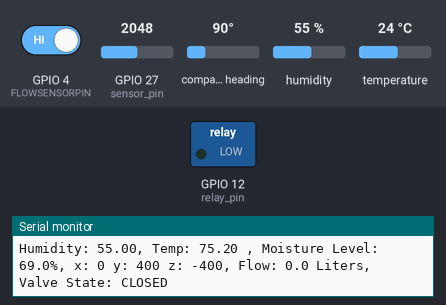
Simulated run of this sketch. Board: ESP32. On the bench: switched loads named in the sketch (green lamp = pin HIGH), the last lines printed to the serial monitor. Wiring (inferred from the names in the program): HMC5883L compass at I2C address 0x1E. The test bench sets the inputs (shaded band); at power-on: GPIO 27 (sensor_pin) = 2048, GPIO 4 (FLOWSENSORPIN) HIGH, compass heading 90°, humidity 55 %, temperature 24 °C. Storage starts empty; no radio packets arrive unless stated.

Above: at 7.4 s.
7.5 s: GPIO 27 (sensor_pin) set to 2234
10.2 s: GPIO 27 (sensor_pin) set to 2328
At 12.8 s:
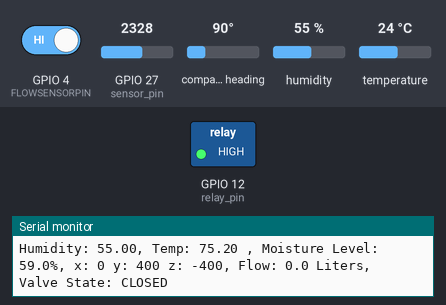
13.5 s: GPIO 27 (sensor_pin) set to 1228
At 16.2 s:
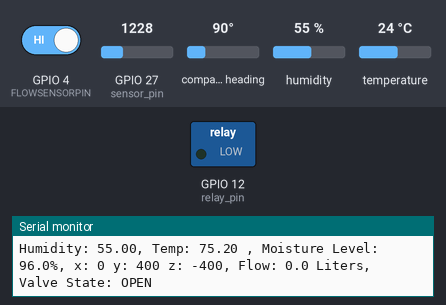
Timing chart, 0 to 17.7 s (numbered marks = the images above; inputs shaded):
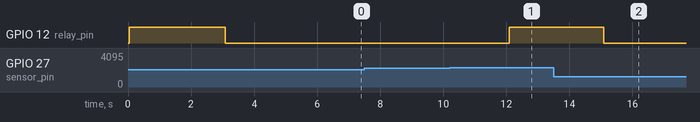

Measured:
- the behaviour switches between 2289 and 2290 on GPIO 27 (sensor_pin) (found by bisection; images 0 and 1)
- after the input at 10.2 s, GPIO 12 (relay_pin): LOW → HIGH after 1.9 s
- after the input at 13.5 s, GPIO 12 (relay_pin): HIGH → LOW after 1.6 s

The sketch:

SensorValveCode.ino
```cpp
#include <LoRa.h>
#include <SPI.h>
#include <Wire.h>
#include <Ticker.h> // Include the Ticker library for ESP32 hardware timer
#include <SPIFFS.h>
#include <DHT.h>

#define ss 5
#define rst 14
#define dio0 2
#define HMC5883L_ADDR 0x1E // I2C 7bit address of HMC5883
#define FLOWSENSORPIN 4 // Flow sensor pin
#define DHT_SENSOR_PIN  33 // ESP32 pin GPIO32 connected to DHT11 sensor
#define DHT_SENSOR_TYPE DHT11

DHT dht_sensor(DHT_SENSOR_PIN, DHT_SENSOR_TYPE);
const int sensor_pin = 27; // Soil moisture sensor O/P pin
unsigned long previousMillis = 0; // will store last time data was sent
const long interval = 3000; // interval at which to send data (milliseconds)
int flag = 0;
float moisture_percentage;
const int sigPin = 32;

bool haveHMC5883L = false;
const int relay_pin = 12; // Define the relay pin

float humi, tempF;

boolean sigState = 0;

// Variables for flow sensor
volatile uint16_t pulses = 0;
volatile uint8_t lastflowpinstate;
Ticker flowMeterTicker; // Ticker for flow meter

void readFlowSensor() {
  uint8_t x = digitalRead(FLOWSENSORPIN);
  if (x != lastflowpinstate) {
    if (x == HIGH) {
      pulses++;
    }
    lastflowpinstate = x;
  }
}

bool detectHMC5883L() {
    Wire.beginTransmission(HMC5883L_ADDR);
    Wire.write(10); // Select Identification register A
    Wire.endTransmission();
    Wire.requestFrom(HMC5883L_ADDR, 3);
    if (3 == Wire.available()) {
        char a = Wire.read();
        char b = Wire.read();
        char c = Wire.read();
        if (a == 'H' && b == '4' && c == '3')
            return true;
    }
    return false;
}

void setup() {
    Serial.begin(115200);
    while (!Serial);

    Serial.println("LoRa Sender");

    // initialize the tilt switch pin as an input:
    pinMode(sigPin, INPUT);

    LoRa.setPins(ss, rst, dio0);
    while (!LoRa.begin(915E6)) {
        Serial.println(".");
        delay(500);
    }
    LoRa.setSyncWord(0xF3);
    Serial.println("LoRa Initializing OK!");

    Wire.begin(21, 22); // Initialize I2C communication for HMC5883L
    pinMode(relay_pin, OUTPUT); // Initialize the relay pin as an output

    pinMode(FLOWSENSORPIN, INPUT_PULLUP); // Initialize flow sensor pin
    lastflowpinstate = digitalRead(FLOWSENSORPIN);
    flowMeterTicker.attach_ms(1, readFlowSensor); // Call readFlowSensor every 1 millisecond

    if (!SPIFFS.begin(true)) {
        Serial.println("Formatting SPIFFS. This may take a while...");
        SPIFFS.format();
        if (!SPIFFS.begin(true)) {
            Serial.println("Failed to format SPIFFS");
            return;
        } else {
            Serial.println("SPIFFS formatted successfully");
        }
    } else {
        Serial.println("SPIFFS already mounted");
    }

}

void loop() {
    unsigned long currentMillis = millis();
    String LoRaData;
    int16_t x = 0, y = 0, z = 0;
    boolean commandReceived = false;
    // Read the magnetometer values
    if (detectHMC5883L()) {
        Wire.beginTransmission(HMC5883L_ADDR);
        Wire.write(0x03); // Select register 3, X MSB register
        Wire.endTransmission();

        Wire.requestFrom(HMC5883L_ADDR, 6);
        if (6 <= Wire.available()) {
            x = (int16_t)(Wire.read() << 8 | Wire.read()); // X msb and lsb
            z = (int16_t)(Wire.read() << 8 | Wire.read()); // Z msb and lsb
            y = (int16_t)(Wire.read() << 8 | Wire.read()); // Y msb and lsb
        }
    } else if (haveHMC5883L) {
        haveHMC5883L = false;
        Serial.println("Lost connection to HMC5883L!");
    }

    // Soil moisture sensor reading and LoRa communication logic
    if (currentMillis - previousMillis >= interval) {
        previousMillis = currentMillis;

        // Read humidity and temperature
        humi = dht_sensor.readHumidity();
        tempF = dht_sensor.readTemperature(true);

        // Read soil moisture sensor
        int sensor_analog = analogRead(sensor_pin);
        moisture_percentage = map(sensor_analog, 1086, 4095, 100, 0);

        // Flow sensor reading
        float liters = pulses;
        liters /= 7.5; // Conversion factor for plastic sensor
        liters /= 60.0;

        // Construct the message with sensor data
        String flowString = String(liters, 1) + " Liters";
        String humiString = String(humi);
        String tempString = String(tempF);
        String message = "Humidity: " + humiString + ", Temp: " + tempString + " , Moisture Level: " + String(moisture_percentage, 1) + "%, " +
                         "x: " + String(x) + " y: " + String(y) + " z: " + String(z) + ", " +
                         "Flow: " + flowString + ", Valve State: " + (flag == 1 ? "OPEN" : "CLOSED");

        // Send the message
        Serial.println(message);
        LoRa.beginPacket();
        LoRa.print(message);
        LoRa.endPacket();

        // Reset pulse count
        pulses = 0;
        dht_sensor.begin();
    }

    // Continuously check for incoming messages
    int packetSize = LoRa.parsePacket();
    if (packetSize) {
        // Clear previous data
        LoRaData = "";

        // Read packet
        while (LoRa.available()) {
            char c = LoRa.read();
            if (c >= 32 && c <= 126) {
                LoRaData += c;
            }
        }

        // Check for "ON" or "OFF" command in LoRaData
        if (LoRaData.indexOf("ON") != -1) {
            flag = 1; // Set flag for relay ON
            commandReceived = true;
        } else if (LoRaData.indexOf("OFF") != -1) {
            flag = 0; // Set flag for relay OFF
            commandReceived = true;
        }
        Serial.print("Received packet: ");
        Serial.print(LoRaData);
        Serial.print(" with RSSI ");
        Serial.println(LoRa.packetRssi());
    }

    // Control the relay based on moisture level, x-axis value, or LoRa command
    if (!commandReceived) { // Only check other conditions if LoRa command did not set the flag
        if (moisture_percentage <= 60 && (x > -100 && x < 300)) {
            flag = 1; // Conditions to keep the relay ON
        } else {
            flag = 0; // Conditions to turn the relay OFF
        }
    }

    digitalWrite(relay_pin, flag == 1 ? HIGH : LOW);
}
```
